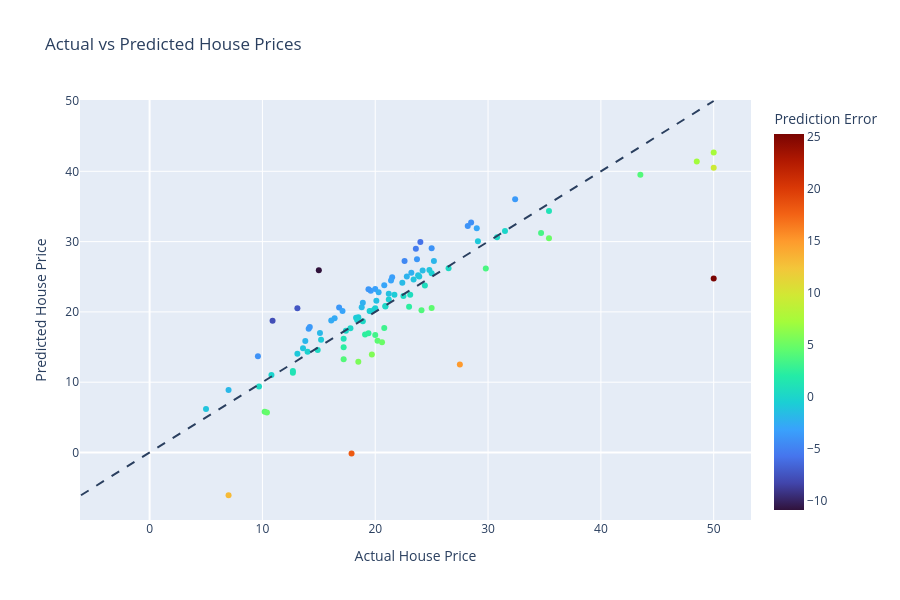

The notebook cell this image was saved under:
### Code cell
# Multiple Linear Regression - Dynamic Graph

import pandas as pd
import numpy as np
import plotly.express as px

from sklearn.model_selection import train_test_split
from sklearn.linear_model import LinearRegression
from sklearn.metrics import mean_squared_error, r2_score

# 1. Load dataset
df = pd.read_csv("BostonHousing.csv")

# 2. Handle missing values
df["rm"] = df["rm"].fillna(df["rm"].mean())

# 3. Independent and dependent variables
X = df.drop("medv", axis=1)
y = df["medv"]

# 4. Split dataset
X_train, X_test, y_train, y_test = train_test_split(
    X, y, test_size=0.2, random_state=42
)

# 5. Create model
model = LinearRegression()

# 6. Train model
model.fit(X_train, y_train)

# 7. Predict
y_pred = model.predict(X_test)

# 8. Evaluation
mse = mean_squared_error(y_test, y_pred)
r2 = r2_score(y_test, y_pred)

print("MULTIPLE LINEAR REGRESSION")
print("---------------------------")
print("Mean Squared Error:", mse)
print("R2 Score:", r2)

# 9. Create result dataframe
result = pd.DataFrame({
    "Actual": y_test.values,
    "Predicted": y_pred
})

# 10. Add error
result["Error"] = result["Actual"] - result["Predicted"]

# 11. Interactive graph
fig = px.scatter(
    result,
    x="Actual",
    y="Predicted",
    color="Error",
    hover_data=["Actual", "Predicted", "Error"],
    title="Actual vs Predicted House Prices",
    labels={
        "Actual": "Actual House Price",
        "Predicted": "Predicted House Price",
        "Error": "Prediction Error"
    },
    color_continuous_scale="Turbo"
)

# 12. Add perfect prediction line
min_value = min(result["Actual"].min(), result["Predicted"].min())
max_value = max(result["Actual"].max(), result["Predicted"].max())

fig.add_shape(
    type="line",
    x0=min_value,
    y0=min_value,
    x1=max_value,
    y1=max_value,
    line=dict(dash="dash")
)

# 13. Graph settings
fig.update_layout(
    width=900,
    height=600
)

# 14. Display interactive graph
fig.show()

### Figure 1 — Plotly figure (JSON) as saved in the notebook; plotly's stock layout.template omitted (floating-point values rounded to 4 significant figures)
{"data": [{"customdata": [[-5.381], [-3.614], [-1.224], [-2.223], [-2.671], [-3.251], [0.1408], [-0.3312], [-3.418], [-3.819], [-3.415], [0.2425], [13.08], [-0.5567], [-0.7361], [3.615], [-1.855], [4.399], [9.512], [-3.515], [-2.033], [-0.9532], [1.367], [-1.738], [-3.663], [-2.044], [-2.478], [0.3248], [-0.7367], [-0.886], [0.6751], [-1.406], [-10.93], [3.086], [2.329], [2.432], [3.479], [-0.622], [0.6378], [-1.22], [5.767], [-4.033], [7.341], [0.07215], [-4.655], [-1.898], [-0.9606], [-1.69], [-0.3979], [-5.945], [-2.406], [1.064], [-0.8339], [0.2989], [3.976], [-1.383], [-0.447], [-4.212], [-1.152], [5.6], [4.433], [4.916], [-0.005924], [4.314], [3.861], [3.284], [-7.42], [-1.152], [0.1953], [1.098], [-0.5045], [-3.781], [-0.2211], [4.906], [-2.986], [-1.199], [-1.484], [7.098], [-7.858], [-1.889], [0.07062], [3.946], [0.1401], [0.3281], [-3.817], [-2.905], [-2.701], [-0.5017], [-4.038], [-3.037], [-2.372], [4.696], [-0.4926], [2.243], [14.97], [2.275], [25.26], [18.06], [-4.083], [1.025], [0.2398], [-3.074]], "hovertemplate": "Actual House Price=%{x}<br>Predicted House Price=%{y}<br>Prediction Error=%{marker.color}<extra></extra>", "legendgroup": "", "marker": {"color": [-5.381, -3.614, -1.224, -2.223, -2.671, -3.251, 0.1408, -0.3312, -3.418, -3.819, -3.415, 0.2425, 13.08, -0.5567, -0.7361, 3.615, -1.855, 4.399, 9.512, -3.515, -2.033, -0.9532, 1.367, -1.738, -3.663, -2.044, -2.478, 0.3248, -0.7367, -0.886, 0.6751, -1.406, -10.93, 3.086, 2.329, 2.432, 3.479, -0.622, 0.6378, -1.22, 5.767, -4.033, 7.341, 0.07215, -4.655, -1.898, -0.9606, -1.69, -0.3979, -5.945, -2.406, 1.064, -0.8339, 0.2989, 3.976, -1.383, -0.447, -4.212, -1.152, 5.6, 4.433, 4.916, -0.005924, 4.314, 3.861, 3.284, -7.42, -1.152, 0.1953, 1.098, -0.5045, -3.781, -0.2211, 4.906, -2.986, -1.199, -1.484, 7.098, -7.858, -1.889, 0.07062, 3.946, 0.1401, 0.3281, -3.817, -2.905, -2.701, -0.5017, -4.038, -3.037, -2.372, 4.696, -0.4926, 2.243, 14.97, 2.275, 25.26, 18.06, -4.083, 1.025, 0.2398, -3.074], "coloraxis": "coloraxis", "symbol": "circle"}, "mode": "markers", "name": "", "orientation": "v", "showlegend": false, "type": "scatter", "x": [23.6, 32.4, 13.6, 22.8, 16.1, 20.0, 17.8, 14.0, 19.6, 16.8, 21.5, 18.9, 7.0, 21.2, 18.5, 29.8, 18.8, 10.2, 50.0, 14.1, 25.2, 29.1, 12.7, 22.4, 14.2, 13.8, 20.3, 14.9, 21.7, 18.3, 23.1, 23.8, 15.0, 20.8, 19.1, 19.4, 34.7, 19.5, 24.4, 23.4, 19.7, 28.2, 50.0, 17.4, 22.6, 15.1, 13.1, 24.2, 19.9, 24.0, 18.9, 35.4, 15.2, 26.5, 43.5, 21.2, 18.4, 28.5, 23.9, 18.5, 25.0, 35.4, 31.5, 20.2, 24.1, 20.0, 13.1, 24.8, 30.8, 12.7, 20.0, 23.7, 10.8, 20.6, 20.8, 5.0, 20.1, 48.5, 10.9, 7.0, 20.9, 17.2, 20.9, 9.7, 19.4, 29.0, 16.4, 25.0, 25.0, 17.1, 23.2, 10.4, 19.6, 17.2, 27.5, 23.0, 50.0, 17.9, 9.6, 17.2, 22.5, 21.4], "xaxis": "x", "y": [28.98, 36.01, 14.82, 25.02, 18.77, 23.25, 17.66, 14.33, 23.02, 20.62, 24.91, 18.66, -6.08, 21.76, 19.24, 26.18, 20.66, 5.801, 40.49, 17.62, 27.23, 30.05, 11.33, 24.14, 17.86, 15.84, 22.78, 14.58, 22.44, 19.19, 22.42, 25.21, 25.93, 17.71, 16.77, 16.97, 31.22, 20.12, 23.76, 24.62, 13.93, 32.23, 42.66, 17.33, 27.25, 17.0, 14.06, 25.89, 20.3, 29.94, 21.31, 34.34, 16.03, 26.2, 39.52, 22.58, 18.85, 32.71, 25.05, 12.9, 20.57, 30.48, 31.51, 15.89, 20.24, 16.72, 20.52, 25.95, 30.6, 11.6, 20.5, 27.48, 11.02, 15.69, 23.79, 6.199, 21.58, 41.4, 18.76, 8.889, 20.83, 13.25, 20.76, 9.372, 23.22, 31.91, 19.1, 25.5, 29.04, 20.14, 25.57, 5.704, 20.09, 14.96, 12.53, 20.72, 24.74, -0.158, 13.68, 16.18, 22.26, 24.47], "yaxis": "y"}], "layout": {"coloraxis": {"colorbar": {"title": {"text": "Prediction Error"}}, "colorscale": [[0, "#30123b"], [0.07143, "#4145ab"], [0.1429, "#4675ed"], [0.2143, "#39a2fc"], [0.2857, "#1bcfd4"], [0.3571, "#24eca6"], [0.4286, "#61fc6c"], [0.5, "#a4fc3b"], [0.5714, "#d1e834"], [0.6429, "#f3c63a"], [0.7143, "#fe9b2d"], [0.7857, "#f36315"], [0.8571, "#d93806"], [0.9286, "#b11901"], [1, "#7a0402"]]}, "height": 600, "legend": {"tracegroupgap": 0}, "shapes": [{"line": {"dash": "dash"}, "type": "line", "x0": -6.08, "x1": 50, "y0": -6.08, "y1": 50}], "title": {"text": "Actual vs Predicted House Prices"}, "width": 900, "xaxis": {"anchor": "y", "domain": [0, 1], "title": {"text": "Actual House Price"}}, "yaxis": {"anchor": "x", "domain": [0, 1], "title": {"text": "Predicted House Price"}}}}
